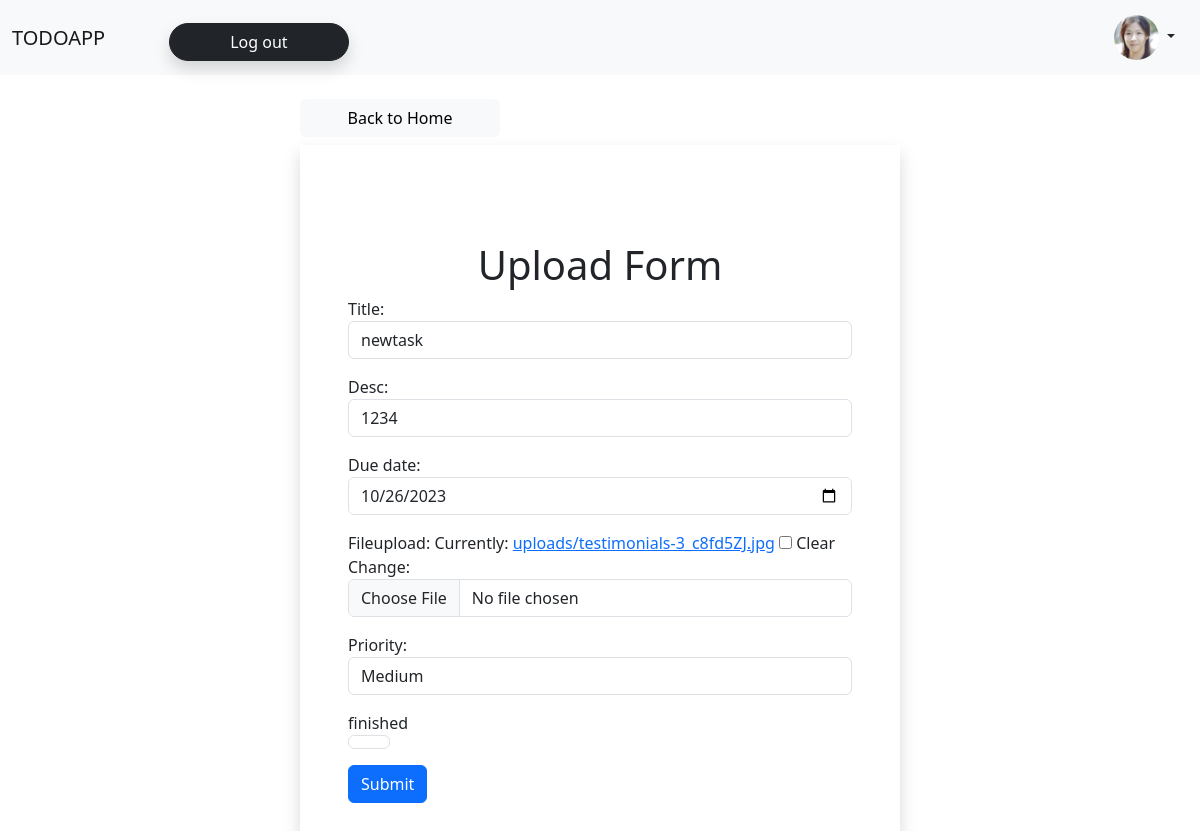
The page /update-details/newtask (signed in) on the database its author committed.
### adApp/models.py (models this page shows, shortened)
class CustomUser(AbstractUser):
    userIMG = models.ImageField(upload_to="uploads")
    uuid = models.UUIDField(default=uuid.uuid4, editable=False)

class ListDetails(models.Model):
    PRIORTY_LEVEL = [("High", "High"), ("Medium", "Medium"), ("Low", "Low")]
    title = models.CharField(max_length=300)
    slug = models.SlugField(unique=True)
    desc = models.CharField(max_length=300)
    updateDate = models.DateField(default=timezone.now)
    due_date = models.DateField(default=timezone.now)
    is_finished = models.BooleanField(default=False)
    fileUpload = models.FileField(upload_to="uploads/", default=None)
    priority = models.CharField(choices=PRIORTY_LEVEL, max_length=30)
    owner = models.ForeignKey(settings.AUTH_USER_MODEL,
                              on_delete=models.CASCADE)

### adApp/views.py (the view, shortened to what this page needs)
class UpdateDetails(LoginRequiredMixin, UpdateView):
    model = ListDetails
    form_class = FormForListDetails
    template_name = "add.html"
    context_object_name = "showD"
    login_url = "login"

### adApp/forms.py
class FormForListDetails(forms.ModelForm):
    due_date = forms.DateField(
        widget=forms.TextInput(attrs={"type": "date"}))
    fileUpload = forms.FileField(required=False)
    class Meta:
        model = ListDetails
        fields = "__all__"
        exclude = ("slug", "owner", "updateDate",)
    def __init__(self, *args, **kwargs):
        super(FormForListDetails, self).__init__(*args, **kwargs)
        common_widget_attrs = {"class": "form-control"}
        for field_name, field in self.fields.items():
            print(field_name)
            if field_name:
                self.fields[field_name].widget.attrs.update(
                    common_widget_attrs)

### templates/add.html (shortened to what this page needs)
{% extends 'base.html' %}
{% load static %}
{% block content %}
<!DOCTYPE html>
<html>
  <head>
    <link
      rel="stylesheet"
      href="https://cdn.jsdelivr.net/npm/bootstrap@5.3.0/dist/css/bootstrap.min.css" />
  </head>
  <body>
    <a href="{% url 'show' %}" class="btn btn-light mt-4 col-lg-2 offset-lg-3">
      Back to Home
    </a>
    <div class="container col-lg-6 p-5 mt-2 shadow">
      <h1 class="text-center mt-5">Upload Form</h1>
      <form method="post" enctype="multipart/form-data">
        <div class="mb-3">
          <label for="text1">{{form.title.label_tag}}</label>
          {{form.title}}
        </div>
        <div class="mb-3">
          <label for="text2">{{form.desc.label_tag}}</label>
          {{form.desc}}
        </div>
        <div class="mb-3">
          <label for="date">{{form.due_date.label_tag}}</label>
          {{form.due_date}}
        </div>
        <div class="mb-3">
          <label for="file">{{form.fileUpload.label_tag}}</label>
          {{form.fileUpload}}
        </div>
        <div class="mb-3">
          <label for="fileDescription1">{{form.priority.label_tag}}</label>
          {{form.priority}}
        </div>
        {% if request.path != "/add/" %}
        <div class="mb-3 col-lg-1">
          <label for="fileDescription1">finished</label>
          {{form.is_finished}}
        </div>
        {% endif %}
        <button type="submit" class="btn btn-primary">Submit</button>
      </form>
    </div>
  </body>
</html>
{% endblock %}

### templates/base.html (shortened to what this page needs)
<!DOCTYPE html>
<html lang="en">
  <head>
    <link
      href="https://cdn.jsdelivr.net/npm/bootstrap@5.0.2/dist/css/bootstrap.min.css"
      rel="stylesheet"
 />
  </head>
  <body>
    <nav class="navbar navbar-expand-lg shaodw  navbar-light bg-light">
      <div class="container-fluid">
        <div class="collapse navbar-collapse" id="navbarSupportedContent">
          <a class="navbar-brand mt-2 mt-lg-0" href="#">
            TODOAPP
          </a>
          <ul class="navbar-nav me-auto mb-2 mb-lg-0">
            {% if request.user.is_authenticated %}
            <li class="nav-item">
    <a class="dropdown-item mt-2 mx-5" href="{% url 'logout' %}"
                >
                 <button class="btn btn-dark shadow w-100 rounded-pill ">Log out</button>
                </a
              >
            </li>
          </ul>
        </div>
        <div class="d-flex align-items-center">
          <div class="btn-group">
            <button class="btn  dropdown-toggle" type="button" id="triggerId" data-bs-toggle="dropdown" aria-haspopup="true"
                aria-expanded="false">
                {% if request.user.userIMG %}
                   <img
                   src = "{{user.userIMG.url}}"
            class="rounded-circle"
            height="45"
            alt="Img"
            loading="lazy"
          />
            </button>
          {% endif %}
          </div>
    </div>
            {% endif %}
          </div>
    </nav>
    {% block content %} {% endblock%}
  </body>
</html>

### rows shown on the page
CustomUser: userIMG (picture)
ListDetails: title "newtask", desc "1234", due_date "10/26/2023", priority "Medium"
